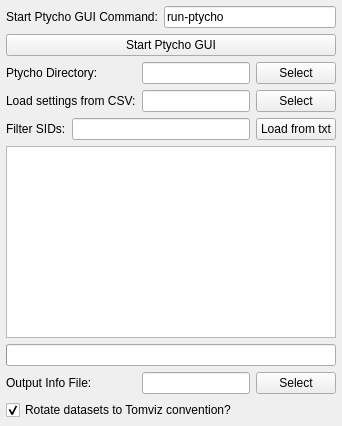
<?xml version="1.0" encoding="UTF-8"?>
<ui version="4.0">
 <class>PtychoWidget</class>
 <widget class="QWidget" name="PtychoWidget">
  <layout class="QGridLayout" name="gridLayout">
   <property name="leftMargin">
    <number>6</number>
   </property>
   <property name="topMargin">
    <number>6</number>
   </property>
   <property name="rightMargin">
    <number>6</number>
   </property>
   <property name="bottomMargin">
    <number>6</number>
   </property>
   <item row="8" column="0" colspan="3">
    <widget class="QTableWidget" name="table">
     <property name="toolTip">
      <string>&lt;html&gt;&lt;head/&gt;&lt;body&gt;&lt;p&gt;Select which SIDs to use for each version.&lt;/p&gt;&lt;p&gt;&lt;br/&gt;&lt;/p&gt;&lt;p&gt;The list of SIDs to use can be specified via numpy slice syntax (for example, '157391:157637'), a comma-delimited list (for example, '157391, 157394'), or loaded from a txt/csv file.&lt;/p&gt;&lt;p&gt;&lt;br/&gt;&lt;/p&gt;&lt;p&gt;Any SIDs which are missing data or angles will be automatically ignored. A list of the ones ignored may be seen from the console and messages output.&lt;/p&gt;&lt;/body&gt;&lt;/html&gt;</string>
     </property>
     <property name="editTriggers">
      <set>QAbstractItemView::NoEditTriggers</set>
     </property>
     <property name="selectionMode">
      <enum>QAbstractItemView::ExtendedSelection</enum>
     </property>
     <property name="selectionBehavior">
      <enum>QAbstractItemView::SelectRows</enum>
     </property>
     <attribute name="horizontalHeaderStretchLastSection">
      <bool>true</bool>
     </attribute>
    </widget>
   </item>
   <item row="9" column="0" colspan="3">
    <widget class="QProgressBar" name="scanProgressBar">
     <property name="toolTip">
      <string>&lt;html&gt;&lt;head/&gt;&lt;body&gt;&lt;p&gt;Progress of the ptycho directory scan. SIDs appear in the table above as they are scanned.&lt;/p&gt;&lt;/body&gt;&lt;/html&gt;</string>
     </property>
     <property name="format">
      <string>Scanning SIDs: %v of %m</string>
     </property>
     <property name="textVisible">
      <bool>true</bool>
     </property>
    </widget>
   </item>
   <item row="4" column="1">
    <widget class="QLineEdit" name="loadFromCSVFile">
     <property name="toolTip">
      <string>&lt;html&gt;&lt;head/&gt;&lt;body&gt;&lt;p&gt;Select a pyxrf-style CSV file from which the &amp;quot;Use&amp;quot; and &amp;quot;Version&amp;quot; settings will be loaded.&lt;br/&gt;&lt;/p&gt;&lt;p&gt;This expects columns of &amp;quot;Scan ID&amp;quot;, &amp;quot;Use&amp;quot;, and &amp;quot;Version&amp;quot; to be within the file. If it indeed has these columns (except for &amp;quot;Version&amp;quot;, which is optional), all current SID &amp;quot;Use&amp;quot; settings will be checked off, and only SIDs marked for &amp;quot;Use&amp;quot; within the CSV file will be checked back on.&lt;br/&gt;&lt;/p&gt;&lt;p&gt;Additionally, if &amp;quot;Version&amp;quot; is present as well, the version will be automatically selected for each SID, assuming that the version is indeed a viable option within the ptycho directory for that SID.&lt;br/&gt;&lt;/p&gt;&lt;p&gt;The user may still modify settings afterwards.&lt;/p&gt;&lt;/body&gt;&lt;/html&gt;</string>
     </property>
    </widget>
   </item>
   <item row="0" column="0" colspan="3">
    <layout class="QHBoxLayout" name="ptychoGUICommandLayout">
     <item>
      <widget class="QLabel" name="ptychoGUICommandLabel">
       <property name="toolTip">
        <string>&lt;html&gt;&lt;head/&gt;&lt;body&gt;&lt;p&gt;Command used when &amp;quot;Start Ptycho GUI&amp;quot; is clicked.&lt;/p&gt;&lt;p&gt;&lt;br/&gt;&lt;/p&gt;&lt;p&gt;The Ptycho GUI should be used to download the data and produce image stacks within what will be the &amp;quot;Ptycho Directory&amp;quot;.&lt;/p&gt;&lt;/body&gt;&lt;/html&gt;</string>
       </property>
       <property name="text">
        <string>Start Ptycho GUI Command:</string>
       </property>
      </widget>
     </item>
     <item>
      <widget class="QLineEdit" name="ptychoGUICommand">
       <property name="toolTip">
        <string>&lt;html&gt;&lt;head/&gt;&lt;body&gt;&lt;p&gt;Command used when &amp;quot;Start Ptycho GUI&amp;quot; is clicked.&lt;/p&gt;&lt;p&gt;&lt;br/&gt;&lt;/p&gt;&lt;p&gt;The Ptycho GUI should be used to download the data and produce image stacks within what will be the &amp;quot;Ptycho Directory&amp;quot;.&lt;/p&gt;&lt;/body&gt;&lt;/html&gt;</string>
       </property>
       <property name="text">
        <string>run-ptycho</string>
       </property>
      </widget>
     </item>
    </layout>
   </item>
   <item row="3" column="1">
    <widget class="QLineEdit" name="ptychoDirectory">
     <property name="toolTip">
      <string>&lt;html&gt;&lt;head/&gt;&lt;body&gt;&lt;p&gt;The Ptycho directory should contain data organized as created from the Ptycho GUI output. It will be used to determine the contents of the table below.&lt;br/&gt;&lt;/p&gt;&lt;p&gt;The Ptycho directory is expected to have, at its top level, a list of scan directories all starting with 'S'. For example, 'S157391' is the directory for scan number 157391.&lt;br/&gt;&lt;/p&gt;&lt;p&gt;Within the scan directory are version directories. For example, 't1'.&lt;br/&gt;&lt;/p&gt;&lt;p&gt;Within the version directories are 'recon_data' and 'recon_pic'. The 'recon_data' should contain all the necessary datasets from the ptychography reconstruction.&lt;/p&gt;&lt;/body&gt;&lt;/html&gt;</string>
     </property>
    </widget>
   </item>
   <item row="4" column="0">
    <widget class="QLabel" name="loadFromCSVFileLabel">
     <property name="toolTip">
      <string>&lt;html&gt;&lt;head/&gt;&lt;body&gt;&lt;p&gt;Select a pyxrf-style CSV file from which the &amp;quot;Use&amp;quot; and &amp;quot;Version&amp;quot; settings will be loaded.&lt;br/&gt;&lt;/p&gt;&lt;p&gt;This expects columns of &amp;quot;Scan ID&amp;quot;, &amp;quot;Use&amp;quot;, and &amp;quot;Version&amp;quot; to be within the file. If it indeed has these columns (except for &amp;quot;Version&amp;quot;, which is optional), all current SID &amp;quot;Use&amp;quot; settings will be checked off, and only SIDs marked for &amp;quot;Use&amp;quot; within the CSV file will be checked back on.&lt;br/&gt;&lt;/p&gt;&lt;p&gt;Additionally, if &amp;quot;Version&amp;quot; is present as well, the version will be automatically selected for each SID, assuming that the version is indeed a viable option within the ptycho directory for that SID.&lt;br/&gt;&lt;/p&gt;&lt;p&gt;The user may still modify settings afterwards.&lt;/p&gt;&lt;/body&gt;&lt;/html&gt;</string>
     </property>
     <property name="text">
      <string>Load settings from CSV:</string>
     </property>
    </widget>
   </item>
   <item row="3" column="0">
    <widget class="QLabel" name="ptychoDirectoryLabel">
     <property name="toolTip">
      <string>&lt;html&gt;&lt;head/&gt;&lt;body&gt;&lt;p&gt;The Ptycho directory should contain data organized as created from the Ptycho GUI output. It will be used to determine the contents of the table below.&lt;br/&gt;&lt;/p&gt;&lt;p&gt;The Ptycho directory is expected to have, at its top level, a list of scan directories all starting with 'S'. For example, 'S157391' is the directory for scan number 157391.&lt;br/&gt;&lt;/p&gt;&lt;p&gt;Within the scan directory are version directories. For example, 't1'.&lt;br/&gt;&lt;/p&gt;&lt;p&gt;Within the version directories are 'recon_data' and 'recon_pic'. The 'recon_data' should contain all the necessary datasets from the ptychography reconstruction.&lt;/p&gt;&lt;/body&gt;&lt;/html&gt;</string>
     </property>
     <property name="text">
      <string>Ptycho Directory:</string>
     </property>
    </widget>
   </item>
   <item row="11" column="2">
    <widget class="QPushButton" name="selectOutputInfoFile">
     <property name="toolTip">
      <string>&lt;html&gt;&lt;head/&gt;&lt;body&gt;&lt;p&gt;Optional path to write a summary file with scan IDs, angles, and versions. A .csv file can be loaded back into this dialog or into the PyXRF dialog; a .txt file uses the legacy text format. Leave empty to skip.&lt;/p&gt;&lt;/body&gt;&lt;/html&gt;</string>
     </property>
     <property name="text">
      <string>Select</string>
     </property>
    </widget>
   </item>
   <item row="2" column="0" colspan="3">
    <widget class="QPushButton" name="startPtychoGUI">
     <property name="toolTip">
      <string>&lt;html&gt;&lt;head/&gt;&lt;body&gt;&lt;p&gt;Run the command to start the Ptycho GUI.&lt;/p&gt;&lt;p&gt;&lt;br/&gt;&lt;/p&gt;&lt;p&gt;The Ptycho GUI should be used to download the data and produce image stacks within what will be the &amp;quot;Ptycho Directory&amp;quot;.&lt;/p&gt;&lt;/body&gt;&lt;/html&gt;</string>
     </property>
     <property name="text">
      <string>Start Ptycho GUI</string>
     </property>
    </widget>
   </item>
   <item row="11" column="0">
    <widget class="QLabel" name="outputInfoFileLabel">
     <property name="toolTip">
      <string>&lt;html&gt;&lt;head/&gt;&lt;body&gt;&lt;p&gt;Optional path to write a summary file with scan IDs, angles, and versions. A .csv file can be loaded back into this dialog or into the PyXRF dialog; a .txt file uses the legacy text format. Leave empty to skip.&lt;/p&gt;&lt;/body&gt;&lt;/html&gt;</string>
     </property>
     <property name="text">
      <string>Output Info File:</string>
     </property>
     <property name="buddy">
      <cstring>outputInfoFile</cstring>
     </property>
    </widget>
   </item>
   <item row="3" column="2">
    <widget class="QPushButton" name="selectPtychoDirectory">
     <property name="toolTip">
      <string>&lt;html&gt;&lt;head/&gt;&lt;body&gt;&lt;p&gt;The Ptycho directory should contain data organized as created from the Ptycho GUI output. It will be used to determine the contents of the table below.&lt;br/&gt;&lt;/p&gt;&lt;p&gt;The Ptycho directory is expected to have, at its top level, a list of scan directories all starting with 'S'. For example, 'S157391' is the directory for scan number 157391.&lt;br/&gt;&lt;/p&gt;&lt;p&gt;Within the scan directory are version directories. For example, 't1'.&lt;br/&gt;&lt;/p&gt;&lt;p&gt;Within the version directories are 'recon_data' and 'recon_pic'. The 'recon_data' should contain all the necessary datasets from the ptychography reconstruction.&lt;/p&gt;&lt;/body&gt;&lt;/html&gt;</string>
     </property>
     <property name="text">
      <string>Select</string>
     </property>
    </widget>
   </item>
   <item row="12" column="0" colspan="3">
    <widget class="QCheckBox" name="rotateDatasets">
     <property name="toolTip">
      <string>&lt;html&gt;&lt;head/&gt;&lt;body&gt;&lt;p&gt;The orientation of the tilt series does match what Tomviz expects internally. Rotating the data ensures that the later Tomviz operators will be able to run properly.&lt;/p&gt;&lt;/body&gt;&lt;/html&gt;</string>
     </property>
     <property name="text">
      <string>Rotate datasets to Tomviz convention?</string>
     </property>
     <property name="checked">
      <bool>true</bool>
     </property>
    </widget>
   </item>
   <item row="4" column="2">
    <widget class="QPushButton" name="selectLoadFromCSVFile">
     <property name="toolTip">
      <string>&lt;html&gt;&lt;head/&gt;&lt;body&gt;&lt;p&gt;Select a pyxrf-style CSV file from which the &amp;quot;Use&amp;quot; and &amp;quot;Version&amp;quot; settings will be loaded.&lt;br/&gt;&lt;/p&gt;&lt;p&gt;This expects columns of &amp;quot;Scan ID&amp;quot;, &amp;quot;Use&amp;quot;, and &amp;quot;Version&amp;quot; to be within the file. If it indeed has these columns (except for &amp;quot;Version&amp;quot;, which is optional), all current SID &amp;quot;Use&amp;quot; settings will be checked off, and only SIDs marked for &amp;quot;Use&amp;quot; within the CSV file will be checked back on.&lt;br/&gt;&lt;/p&gt;&lt;p&gt;Additionally, if &amp;quot;Version&amp;quot; is present as well, the version will be automatically selected for each SID, assuming that the version is indeed a viable option within the ptycho directory for that SID.&lt;br/&gt;&lt;/p&gt;&lt;p&gt;The user may still modify settings afterwards.&lt;/p&gt;&lt;/body&gt;&lt;/html&gt;</string>
     </property>
     <property name="text">
      <string>Select</string>
     </property>
    </widget>
   </item>
   <item row="11" column="1">
    <widget class="QLineEdit" name="outputInfoFile">
     <property name="toolTip">
      <string>&lt;html&gt;&lt;head/&gt;&lt;body&gt;&lt;p&gt;Optional path to write a summary file with scan IDs, angles, and versions. A .csv file can be loaded back into this dialog or into the PyXRF dialog; a .txt file uses the legacy text format. Leave empty to skip.&lt;/p&gt;&lt;/body&gt;&lt;/html&gt;</string>
     </property>
    </widget>
   </item>
   <item row="5" column="0" colspan="3">
    <layout class="QHBoxLayout" name="horizontalLayout">
     <item>
      <widget class="QLabel" name="filterSIDsLabel">
       <property name="toolTip">
        <string>&lt;html&gt;&lt;head/&gt;&lt;body&gt;&lt;p&gt;Filter out SIDs using numpy-like slice syntax. For example: &lt;br/&gt;&lt;/p&gt;&lt;p&gt;157394:157413:3&lt;br/&gt;&lt;/p&gt;&lt;p&gt;This would only allow every third number between 157394 (inclusive) and 157413 (exclusive) to be shown.&lt;br/&gt;&lt;/p&gt;&lt;p&gt;The filtered out SIDs are hidden and won't be used in the next step.&lt;br/&gt;&lt;/p&gt;&lt;p&gt;This also supports separate sets of comma-delimited slices, for example:&lt;br/&gt;&lt;/p&gt;&lt;p&gt;157394:157413:3, 157420:157500:2&lt;/p&gt;&lt;/body&gt;&lt;/html&gt;</string>
       </property>
       <property name="text">
        <string>Filter SIDs:</string>
       </property>
      </widget>
     </item>
     <item>
      <widget class="QLineEdit" name="filterSIDsString">
       <property name="toolTip">
        <string>&lt;html&gt;&lt;head/&gt;&lt;body&gt;&lt;p&gt;Filter out SIDs using numpy-like slice syntax. For example: &lt;br/&gt;&lt;/p&gt;&lt;p&gt;157394:157413:3&lt;br/&gt;&lt;/p&gt;&lt;p&gt;This would only allow every third number between 157394 (inclusive) and 157413 (exclusive) to be shown.&lt;br/&gt;&lt;/p&gt;&lt;p&gt;The filtered out SIDs are hidden and won't be used in the next step.&lt;br/&gt;&lt;/p&gt;&lt;p&gt;This also supports separate sets of comma-delimited slices, for example:&lt;br/&gt;&lt;/p&gt;&lt;p&gt;157394:157413:3, 157420:157500:2&lt;/p&gt;&lt;/body&gt;&lt;/html&gt;</string>
       </property>
      </widget>
     </item>
     <item>
      <widget class="QPushButton" name="loadSidsFromTxt">
       <property name="toolTip">
        <string>&lt;html&gt;&lt;head/&gt;&lt;body&gt;&lt;p&gt;Load a list of SIDs from a txt file. The txt file should be formatted so that on each row, the first number that occurs is the SID, like so:&lt;br/&gt;&lt;/p&gt;&lt;p&gt;&lt;span style=&quot; font-family:'Courier New','Courier','monospace','arial','sans-serif'; font-size:14px; color:#000000; background-color:#ffffff;&quot;&gt;383563 -90.000&lt;/span&gt;&lt;/p&gt;&lt;p&gt;&lt;span style=&quot; font-family:'Courier New','Courier','monospace','arial','sans-serif'; font-size:14px; color:#000000; background-color:#ffffff;&quot;&gt;383565 -88.000&lt;/span&gt;&lt;/p&gt;&lt;p&gt;&lt;span style=&quot; font-family:'Courier New','Courier','monospace','arial','sans-serif'; font-size:14px; color:#000000; background-color:#ffffff;&quot;&gt;383567 -86.000&lt;/span&gt;&lt;/p&gt;&lt;p&gt;&lt;span style=&quot; font-family:'Courier New','Courier','monospace','arial','sans-serif'; font-size:14px; color:#000000; background-color:#ffffff;&quot;&gt;383569 -84.000&lt;/span&gt;&lt;/p&gt;&lt;p&gt;&lt;span style=&quot; font-family:'Courier New','Courier','monospace','arial','sans-serif'; font-size:14px; color:#000000; background-color:#ffffff;&quot;&gt;383571 -82.000&lt;/span&gt;&lt;/p&gt;&lt;p&gt;&lt;span style=&quot; font-family:'Courier New','Courier','monospace','arial','sans-serif'; font-size:14px; color:#000000; background-color:#ffffff;&quot;&gt;383573 -80.000&lt;/span&gt;&lt;/p&gt;&lt;p&gt;&lt;span style=&quot; font-family:'Courier New','Courier','monospace','arial','sans-serif'; font-size:14px; color:#000000; background-color:#ffffff;&quot;&gt;383575 -78.000&lt;/span&gt;&lt;/p&gt;&lt;p&gt;&lt;span style=&quot; font-family:'Courier New','Courier','monospace','arial','sans-serif'; font-size:14px; color:#000000; background-color:#ffffff;&quot;&gt;383577 -76.000&lt;/span&gt;&lt;/p&gt;&lt;p&gt;&lt;span style=&quot; font-family:'Courier New','Courier','monospace','arial','sans-serif'; font-size:14px; color:#000000; background-color:#ffffff;&quot;&gt;383579 -74.000&lt;/span&gt;&lt;br/&gt;&lt;/p&gt;&lt;p&gt;The second column of angles is optional (the angles, if present, will be ignored). It is only necessary that the first column be the SID numbers.&lt;/p&gt;&lt;/body&gt;&lt;/html&gt;</string>
       </property>
       <property name="text">
        <string>Load from txt</string>
       </property>
      </widget>
     </item>
    </layout>
   </item>
  </layout>
 </widget>
 <tabstops>
  <tabstop>ptychoGUICommand</tabstop>
  <tabstop>startPtychoGUI</tabstop>
  <tabstop>ptychoDirectory</tabstop>
  <tabstop>selectPtychoDirectory</tabstop>
  <tabstop>loadFromCSVFile</tabstop>
  <tabstop>selectLoadFromCSVFile</tabstop>
  <tabstop>filterSIDsString</tabstop>
  <tabstop>loadSidsFromTxt</tabstop>
  <tabstop>table</tabstop>
  <tabstop>outputInfoFile</tabstop>
  <tabstop>selectOutputInfoFile</tabstop>
  <tabstop>rotateDatasets</tabstop>
 </tabstops>
 <resources/>
 <connections/>
</ui>
